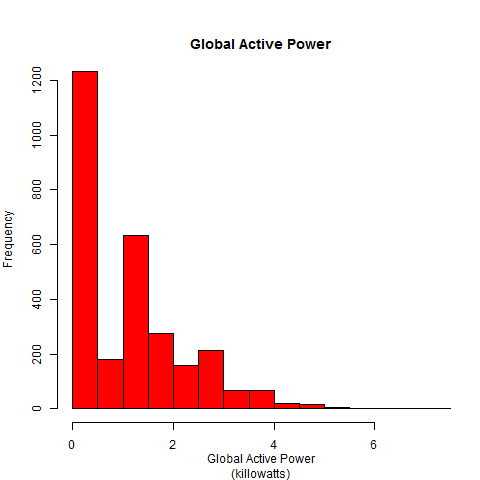

The script that saved this image:
# exploratory-data-analysis
# Course Project 1 
# Zebartol
# Week 1

#Libraries
library(grDevices)


#reading the data
setwd("C:/DATAscienceCoursera/Base de dados - curso/Exploratory")

power<-read.table('power_consumption.txt',header=TRUE,sep='|')
power$DateTime<-as.POSIXlt(power$DateTime)

head(power)
str(power)

#Histograma : PLot 1
par(mfrow=c(1,1))
hist(power$GlobalActivePower, col ="red", xlab = "Global Active Power 
     (killowatts)",  main = "Global Active Power")

dev.copy(png,file = "Plot1.png", width = 480, height = 480)
dev.off()


